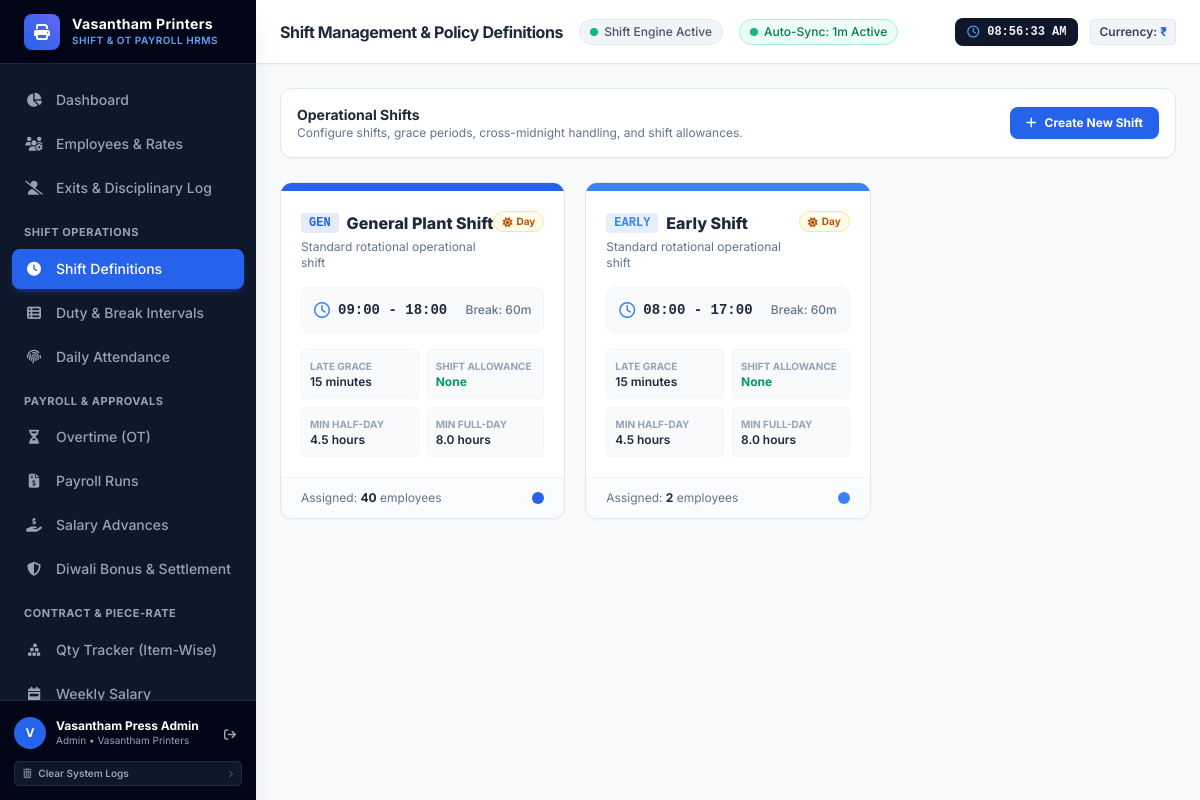
Before: /shifts/ (signed in) with the older database file.
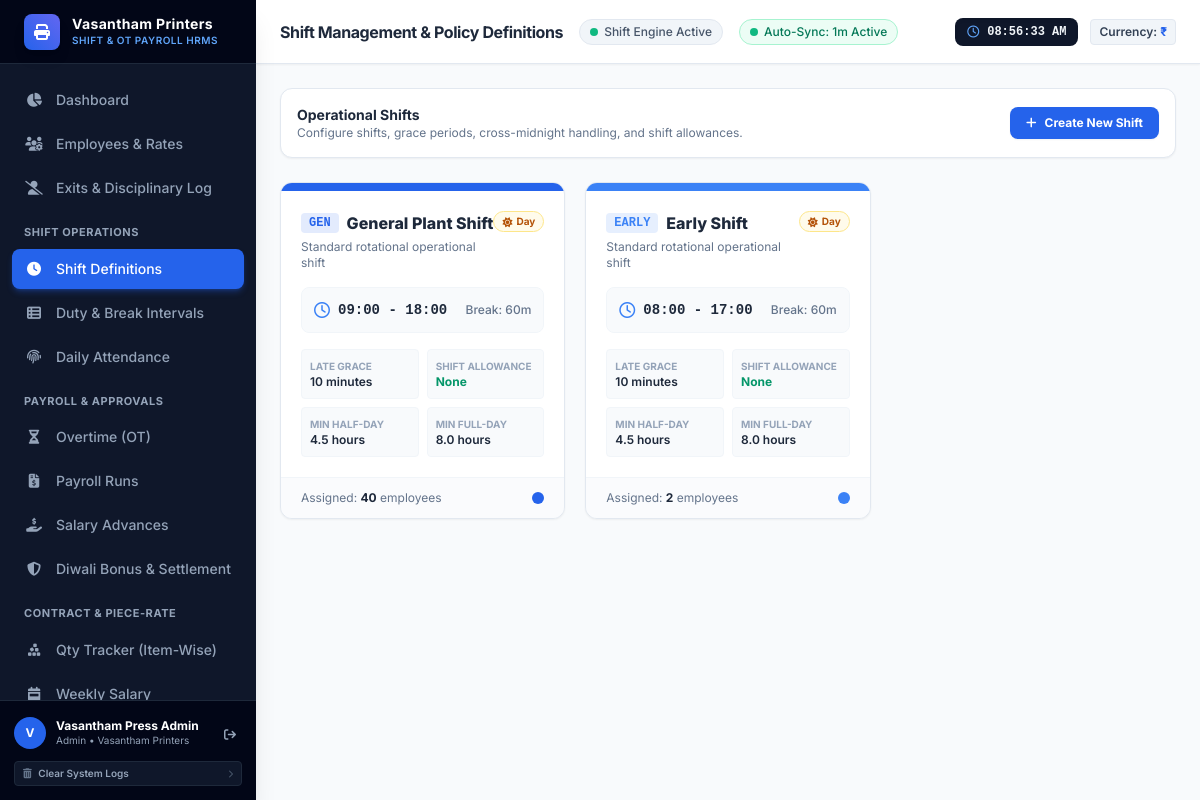
After: the same page with the newer database file.
### tables this page shows
CREATE TABLE shifts (
        id INTEGER PRIMARY KEY AUTOINCREMENT,
        code TEXT UNIQUE NOT NULL,
        name TEXT NOT NULL,
        start_time TEXT NOT NULL,         -- '09:00'
        end_time TEXT NOT NULL,           -- '18:00'
        is_overnight INTEGER NOT NULL DEFAULT 0, -- 1 if shift crosses midnight (e.g., 22:00 - 06:00)
        grace_late_mins INTEGER NOT NULL DEFAULT 15,
        grace_early_mins INTEGER NOT NULL DEFAULT 15,
        break_mins INTEGER NOT NULL DEFAULT 60,
        min_hours_half_day REAL NOT NULL DEFAULT 4.5,
        min_hours_full_day REAL NOT NULL DEFAULT 8.0,
        allowance_rate REAL NOT NULL DEFAULT 0.0, -- Extra bonus per shift (e.g., Night shift bonus)
        color TEXT NOT NULL DEFAULT '#3b82f6',
        description TEXT,
        is_active INTEGER NOT NULL DEFAULT 1,
        created_at TIMESTAMP DEFAULT CURRENT_TIMESTAMP
    );

### routes/shifts.py (the view)
@shifts_bp.route("/")
def list_shifts():
    conn = get_db_connection()
    cursor = conn.cursor()
    cursor.execute("""
        SELECT s.*,
               (SELECT COUNT(*) FROM employees WHERE default_shift_id = s.id AND is_active = 1) as assigned_count
        FROM shifts s
        ORDER BY s.id ASC
    """)
    shifts = [dict(row) for row in cursor.fetchall()]
    conn.close()
    return render_template("shifts/index.html", shifts=shifts)

### database.py (called while the page is built)
def get_db_connection():
    db_path = os.environ.get("HRMS_DB_PATH", DB_PATH)
    conn = sqlite3.connect(db_path, timeout=30.0)
    conn.row_factory = sqlite3.Row
    conn.execute("PRAGMA foreign_keys = ON;")
    conn.execute("PRAGMA journal_mode = WAL;")
    conn.execute("PRAGMA synchronous = NORMAL;")
    conn.execute("PRAGMA busy_timeout = 30000;")
    return conn

### models/auto_sync.py (called while the page is built)
def get_syncer():
    global _syncer_instance
    if _syncer_instance is None:
        _syncer_instance = BiometricAutoSyncer(interval_seconds=60, days_back=7)
    return _syncer_instance

def get_auto_sync_status():
    syncer = get_syncer()
    return syncer.get_status()

### templates/shifts/index.html (shortened to what the changed rows need)
{% extends "base.html" %}
{% block header_title %}Shift Management & Policy Definitions{% endblock %}
{% block content %}
<div class="space-y-6 max-w-7xl mx-auto">
    <div class="grid grid-cols-1 md:grid-cols-2 lg:grid-cols-3 gap-5">
        {% for s in shifts %}
        <div class="bg-white rounded-xl border border-slate-200 shadow-sm overflow-hidden flex flex-col justify-between hover:shadow-md transition">
            <div class="h-2 w-full" style="background-color: {{ s.color }};"></div>
            <div class="p-5 flex-1">
                <div class="flex items-start justify-between">
                    <div>
                        <div class="flex items-center space-x-2">
                            <span class="px-2 py-0.5 rounded text-xs font-mono font-bold" style="background-color: {{ s.color }}20; color: {{ s.color }};">
                                {{ s.code }}
                            </span>
                            <h4 class="text-base font-extrabold text-slate-800">{{ s.name }}</h4>
                        </div>
                        <p class="text-xs text-slate-500 mt-1">{{ s.description or "Standard rotational operational shift" }}</p>
                    </div>
                    {% if s.is_overnight %}
                    <span class="px-2 py-0.5 rounded-full text-[10px] font-bold bg-purple-100 text-purple-700 border border-purple-200 flex items-center">
                        <i class="fas fa-moon mr-1"></i> Night / 2-Day
                    </span>
                    {% else %}
                    <span class="px-2 py-0.5 rounded-full text-[10px] font-bold bg-amber-50 text-amber-700 border border-amber-200 flex items-center">
                        <i class="fas fa-sun mr-1"></i> Day
                    </span>
                    {% endif %}
                </div>
                <div class="my-4 p-3 bg-slate-50 rounded-lg border border-slate-100 flex items-center justify-between">
                    <div class="flex items-center space-x-2">
                        <i class="far fa-clock text-blue-500"></i>
                        <span class="font-mono text-sm font-bold text-slate-800">{{ s.start_time }} - {{ s.end_time }}</span>
                    </div>
                    <span class="text-xs text-slate-500 font-medium">Break: {{ s.break_mins }}m</span>
                </div>
                <div class="grid grid-cols-2 gap-2 text-xs text-slate-600">
                    <div class="p-2 rounded bg-slate-50 border border-slate-100">
                        <span class="text-[10px] text-slate-400 block uppercase font-bold">Late Grace</span>
                        <span class="font-semibold text-slate-800">{{ s.grace_late_mins }} minutes</span>
                    </div>
                    <div class="p-2 rounded bg-slate-50 border border-slate-100">
                        <span class="text-[10px] text-slate-400 block uppercase font-bold">Shift Allowance</span>
                        <span class="font-bold text-emerald-600">
                            {% if s.allowance_rate > 0 %}
                            {{ company_info.currency_symbol }}{{ s.allowance_rate }}/shift
                            {% else %}None{% endif %}
                        </span>
                    </div>
                    <div class="p-2 rounded bg-slate-50 border border-slate-100">
                        <span class="text-[10px] text-slate-400 block uppercase font-bold">Min Half-Day</span>
                        <span class="font-semibold text-slate-800">{{ s.min_hours_half_day }} hours</span>
                    </div>
                    <div class="p-2 rounded bg-slate-50 border border-slate-100">
                        <span class="text-[10px] text-slate-400 block uppercase font-bold">Min Full-Day</span>
                        <span class="font-semibold text-slate-800">{{ s.min_hours_full_day }} hours</span>
                    </div>
                </div>
            </div>
            <div class="px-5 py-3 bg-slate-50/70 border-t border-slate-100 flex items-center justify-between text-xs text-slate-500">
                <span>Assigned: <strong class="text-slate-800">{{ s.assigned_count }}</strong> employees</span>
                <span class="w-3 h-3 rounded-full" style="background-color: {{ s.color }};" title="Calendar Color"></span>
            </div>
        </div>
        {% endfor %}
    </div>
</div>
{% endblock %}

Changed rows visible on the page:
changed shifts "General Plant Shift": grace_late_mins "15" → "10"
changed shifts "Early Shift": grace_late_mins "15" → "10"
